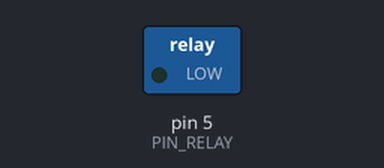
The sketch below on a simulated Arduino Uno, built with avr-gcc and run on an emulated ATmega328P. Parts: switched loads named in the sketch (green lamp = pin HIGH).

Above: at 2.5 s.
At 7.5 s:
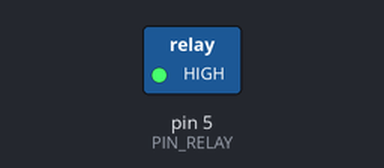
Timing chart, 0 to 13.0 s (numbered marks = the images above):
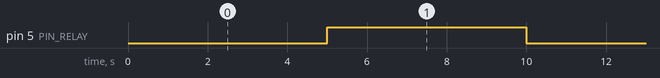

Measured:
- by itself, pin 5 (PIN_RELAY): alternates HIGH for 5.0 s and LOW for 5.0 s

The sketch:

rele.ino
```cpp
/*
 * Скетч для управления реле с помощью ардуино
 * Используем реле SONGLE SRD-05VDC
 * Реле ОТКРЫВАЕТСЯ при подаче низкого уровня сигнала (LOW) на управляющий пин.
 * Реле ЗАКРЫВАЕТСЯ при подаче высокого уровня сигнала (HIGH) на управляющий пин.
 *
 * В данном примере мы просто открываем и закрываем реле раз в 5 секунд.
 *
 * PIN_RELAY содержит номер пина, к которому подключено реле, которым мы будем управлять
 *
 * В функции setup устанавливаем начальное положение реле (закрытое)
 * Если к реле будет подключена нагрузка(например, лампочка), то после запуска скетча она будет включаться и выключаться каждые 5 секунд
 *
 * Для изменения периода мигания нужно изменить параметр функции delay(): поставив 1000 миллисекунд, выполучите 1 секунду задержки
 *
 * В реальных проектах реле включается в ответ на обнаружение каких-либо внешних событий через подключение датчиков
 *
 */

#define PIN_RELAY 5 // Определяем пин, используемый для подключения реле

// В этой функции определяем первоначальные установки
void setup()
{
  pinMode(PIN_RELAY, OUTPUT); // Объявляем пин реле как выход
  digitalWrite(PIN_RELAY, HIGH); // Выключаем реле - посылаем высокий сигнал
}
void loop()
{
  digitalWrite(PIN_RELAY, LOW); // Включаем реле - посылаем низкий уровень сигнала
  delay(5000);
  digitalWrite(PIN_RELAY, HIGH); // Отключаем реле - посылаем высокий уровень сигнала
  delay(5000);
}
```
